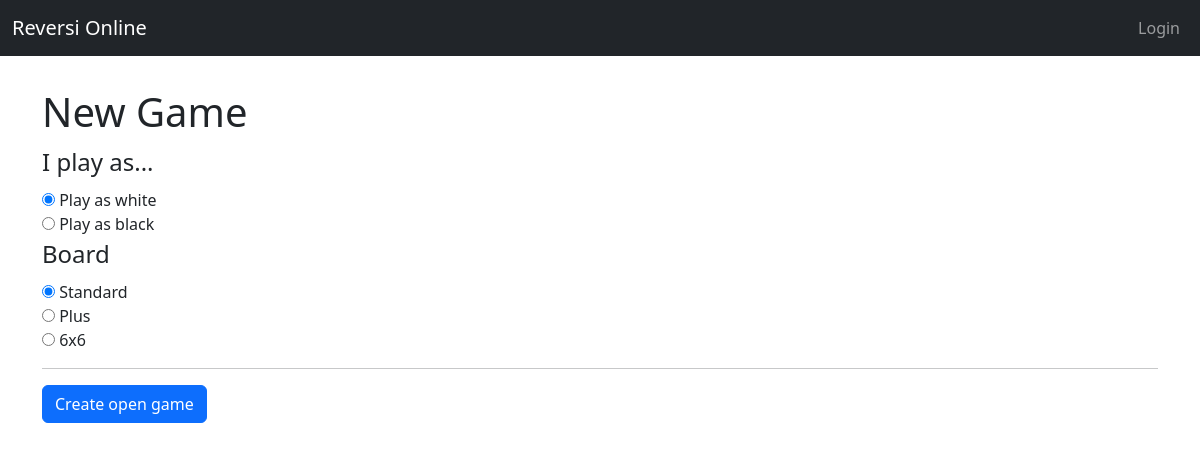
/game/new_open/, run on the app's committed database.
### game/models.py (models this page shows)
class BoardTemplate(models.Model):
    name = models.CharField(max_length=50)
    board_string = models.CharField(max_length=1056)

### game/views.py (the view, shortened to what this page needs)
# urls.py: path('new_open/', views.new_game, name="new_open_game"),
def new_game(req):
    boards = BoardTemplate.objects.all()
    ctx = {
        'boards': boards
    }
    return render(req, 'game/create_game.html', ctx)

### game/templates/game/create_game.html (shortened to what this page needs)
{% extends 'base/base.html' %}
{% block body %}
<h1>New Game</h1>
<form method="POST">
    <fieldset class="form-group">
        <legend>I play as...</legend>
        <input type="radio" name="play_as" value="white" id="play_as_white" checked>
        <label for="play_as_white">Play as white</label>
        <br>
        <input type="radio" name="play_as" value="black" id="play_as_black">
        <label for="play_as_black">Play as black</label>
    </fieldset>
    <fieldset class="form-group">
        <legend>Board</legend>
        {% for board in boards %}
        <input type="radio" name="board" value="{{board.id}}" id="board-{{board.id}}">
        <label for="board-{{board.id}}">{{board.name}}</label>
        <br>
        {% endfor %}
    </fieldset>
    <hr>
    <button type="submit" class="btn btn-primary">Create open game</button>
</form>
{% endblock %}

### data on the page
BoardTemplate: name "Standard"
BoardTemplate: name "Plus"
BoardTemplate: name "6x6"
